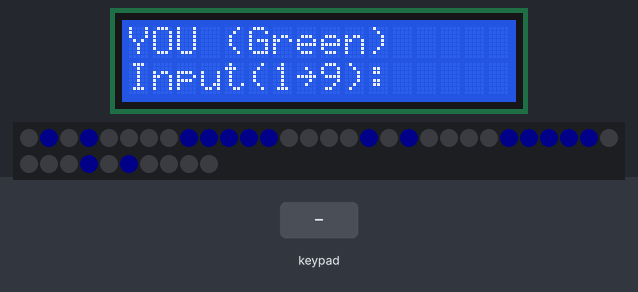
A sketch run on a simulated Arduino Uno, built with avr-gcc and run on an emulated ATmega328P. On the bench: 16×2 character LCD, 40 RGB LEDs in strip order, left to right, continuing on the next row. Inputs (shaded band) come from the test bench. Dim RGB values are drawn brighter than linear; random numbers use the default seed unless the sketch sets one; what the sketch prints to the serial monitor is not drawn.

Above: at 1.3 s.
1.4 s: keypad keys 7 6 5 4 pressed 0.4 s apart
At 1.8 s:
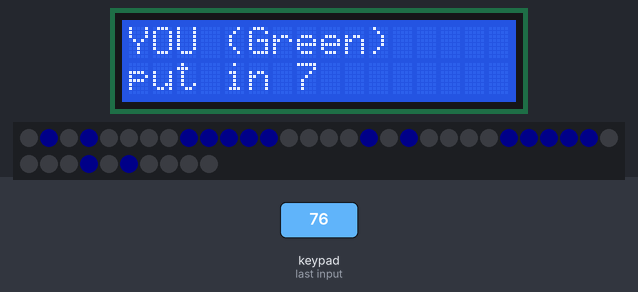
At 17.5 s:
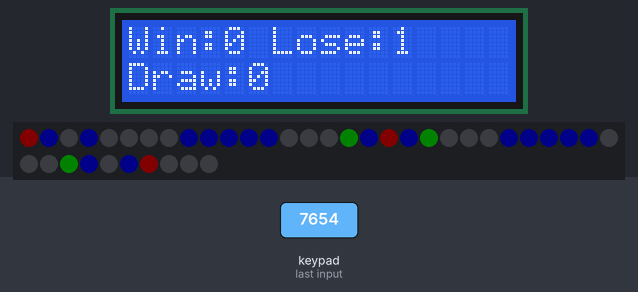
Timing chart, 0 to 19.0 s (numbered marks = the images above; inputs shaded):
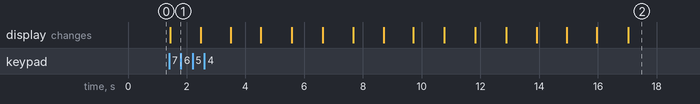

The sketch:

TicTacToe6.ino
```cpp
//★若是用Arduino IDE序列埠視窗，一定要選取「沒有行結尾」
#include <Adafruit_NeoPixel.h>
#include <Wire.h>
#include <LiquidCrystal_I2C.h>
LiquidCrystal_I2C lcd_i2c(0x27, 16, 2);
#include "Adafruit_Keypad.h"
char key = '\0';
char keys[4][4] = {{'1', '2', '3', 'A'}, {'4', '5', '6', 'B'}, {'7', '8', '9', 'C'}, {'*', '0', '#', 'D'}};
byte rowPins[4] = {13, 12, 11, 10};
byte colPins[4] = {7, 6, 5, 4};
Adafruit_Keypad customKeypad = Adafruit_Keypad( makeKeymap(keys), rowPins, colPins, 4, 4);

#define PIXELS_PIN 14
#define NUM_PIXELS 40
Adafruit_NeoPixel pixels(NUM_PIXELS, PIXELS_PIN, NEO_GRB + NEO_KHZ800);
uint32_t LINE_COLOR = pixels.Color(0, 0, 255);
uint32_t AI_COLOR = pixels.Color(150, 0, 0);
uint32_t PLAYER_COLOR = pixels.Color(0, 150, 0);

//pos下棋的位置
int pos = 1;
//初始玩家(重新一盤時玩家互換用)
int startPlayer = 0;
//0玩家、1AI
int player = startPlayer;

//玩家名稱
String playerName[2] = {"您(玩家)", "AI"};
String playerEnglishName[2] = {"YOU (Green)", "AI (Red)"};
//玩家o、AIx
char go[2] = {'o', 'x'};
//board整個棋盤
char board[9] = {'-', '-', '-', '-', '-', '-', '-', '-', '-'};

//每個位置的權重(中央1000,角100,邊10)
int weights[9] = {100, 10, 100, 10, 1000, 10, 100, 10, 100};
//wins連線獲勝的8種情況
int wins[8][3] = {{1, 2, 3}, {4, 5, 6}, {7, 8, 9}, {1, 4, 7}, {2, 5, 8}, {3, 6, 9}, {1, 5, 9}, {3, 5, 7}};
//isWin是否連線獲勝
boolean isWin = false;

//玩家 勝-負-和 統計
int scores[3] = {0, 0, 0};

//lines儲存已下棋的各種連線子數
/*
   第一層[2]玩家1、玩家2(AI)
   第二層[8]8種連線方式
   第三層[3]每1種連線方式已收集數字。0表示未收集、1表示已收集
   例如：AI已經下了1,2位置，則：
    lines[1][0]={1,1,0}、[1][3]={1,0,0}、[1][4]={1,0,0}、[1][6]={1,0,0}
*/
int lines[2][8][3] =
{
  {
    {0, 0, 0},
    {0, 0, 0},
    {0, 0, 0},
    {0, 0, 0},
    {0, 0, 0},
    {0, 0, 0},
    {0, 0, 0},
    {0, 0, 0}
  },
  {
    {0, 0, 0},
    {0, 0, 0},
    {0, 0, 0},
    {0, 0, 0},
    {0, 0, 0},
    {0, 0, 0},
    {0, 0, 0},
    {0, 0, 0}
  }
};


boolean checkIsRepeat() {
  boolean isRepeat = false;
  if (board[pos - 1] != '-') {
    isRepeat = true;
  }
  return (isRepeat);
}

void showSample() {
  Serial.println((String("請") + playerName[player] + "(" + go[player] + String(")開始下棋(輸入1~9)：")));
  String msgs[2] = {playerEnglishName[player], "Input(1~9):"};
  DisplayMessage(msgs);

  for (int i = 1; i <= 9; i++) {
    Serial.print(i);
    Serial.print(",");
    if (i % 3 == 0) {
      Serial.println("");
    }
  }
}

void showLineOnPixels(){
  int lines[16]={1,3,8,9,10,11,12,17,19,24,25,26,27,28,33,35};
  for(int i=0;i<16;i++){
    pixels.setPixelColor(lines[i], LINE_COLOR);
    pixels.show();
  }
}

void showBoard() {
  for (int i = 0; i <= 8; i++) {
    Serial.print((board[i]));
    Serial.print(",");
    if ((i + 1) % 3 == 0) {
      Serial.println("");
    }
  }
}

void showBoardOnPixels(){
  int spacePixels[9]={0,2,4,16,18,20,32,34,36};
  for (int i = 0; i <= 8; i++) {
    pixels.setPixelColor(spacePixels[i],getColor(board[i]));
    pixels.show();
  }
}

uint32_t getColor(char go){
  uint32_t color = 0;
  if(go=='-'){
    //color = LINE_COLOR;
  }else if(go=='o'){
    color = PLAYER_COLOR;
  }else if(go=='x'){
    color = AI_COLOR;
  }
  return color;
}

void setPosition() {
  Serial.println((playerName[player] + String("下的位置在") + String(pos)));
  String msgs[2] = {playerEnglishName[player], "put in " + String(pos)};
  DisplayMessage(msgs);
  delay(1000);

  board[pos - 1] = go[player];
}

void changePlayer() {
  player == 0 ? player = 1 : player = 0;
  if (!isWin) {

    //玩家
    Serial.println("");
    Serial.println((String("請換") + playerName[player] + "(" + go[player] + String(")下棋(輸入1~9)：")));
    String msgs[2] = {playerEnglishName[player], "input(1-9):"};
    DisplayMessage(msgs);
    delay(1000);

    showBoard();
    showBoardOnPixels();
  }
}

void reStart() {
  //重置變數
  pos = 1;

  //換先手
  if (startPlayer == 0) {
    player = 1;
    startPlayer = 1;
  } else {
    player = 0;
    startPlayer = 0;
  }

  isWin = false;

  for (int i = 0; i <= 8; i++) {
    board[i] = '-';
  }

  boolean isWin = false;

  for (int i = 0; i <= 1; i++) {
    for (int j = 0; j <= 7; j++) {
      for (int k = 0; k <= 2; k++) {
        lines[i][j][k] = 0;
      }
    }
  }

  Serial.println("");
  Serial.println("--------------新的一局----------------");
  Serial.println("交換，改由" + playerName[player] + "先下棋");
  String msgs[2] = {"---NEW GAME---", "change to " + playerEnglishName[player]};
  DisplayMessage(msgs);
  delay(1000);

  //顯示位置編號
  showSample();
  showLineOnPixels();
}

boolean checkIsFullBoard() {
  boolean isFull = true;
  for (int i = 0; i <= 8; i++) {
    if (board[i] == '-') {
      isFull = false;
    }
  }
  return (isFull);
}

int autoAiPos() {

  /*
    1、AI連線
    2、阻止玩家連線
    3、阻止玩家雙聽牌
     3-1、AI=5,玩家=雙對角時，要下在權重10的邊，四個邊任選其一
     3-2、阻止雙聽，且權重大的
    4、AI雙聽牌
    5、AI單聽牌
    6、找最大權重(中央1000,角100,邊10)
     6-1、AI=5,玩家=角時，要下在玩家角的對角
     6-2、AI=5,玩家=邊時，要下在玩家邊的兩角之一
     6-3、找最大權重
  */

  //特殊狀況
  //3-1
  if (isCase3_1()) {
    Serial.println("3-1、");
    return 2;
  }
  if (isCase6_1()) {
    Serial.println("6-1、");
    return case6_1_pos();
  }
  if (isCase6_2()) {
    Serial.println("6-2、");
    return case6_2_pos();
  }

  //1、AI連線
  for (int i = 0; i <= 7; i++) {
    int count = lines[1][i][0] + lines[1][i][1] + lines[1][i][2];
    if (count == 2) {
      int lastPos = theLastPos(1, i);
      if (checkIsEmpty(lastPos)) {
        Serial.println("1、");
        return lastPos;
      }
    }
  }

  //2、阻止玩家連線
  for (int i = 0; i <= 7; i++) {
    int count = lines[0][i][0] + lines[0][i][1] + lines[0][i][2];
    if (count == 2) {
      int lastPos = theLastPos(0, i);
      if (checkIsEmpty(lastPos)) {
        Serial.println("2、");
        return lastPos;
      }
    }
  }

  //3、阻止玩家雙聽牌
  //   3-1、AI=5,玩家=雙對角時，要下在權重10的邊，四個邊任選其一
  //   3-2、阻止雙聽，且權重大的
  //儲存可以聽牌的棋子位置(有可能重複，如果重複就是雙聽)

  //3-2
  int playerDoubleListen = doubleListen(0);
  if (playerDoubleListen != 0) {
    Serial.println("3-2、");
    return playerDoubleListen;
  }

  //4、AI雙聽牌
  int aiDoubleListen = doubleListen(1);
  if (aiDoubleListen != 0) {
    Serial.println("4、");
    return aiDoubleListen;
  }

  //5、AI單聽牌
  int aiOneListen = oneListen(1);
  if (aiOneListen != 0) {
    Serial.println("5、");
    return aiOneListen;
  }

  //6、找最大權重(中央1000,角100,邊10)
  //   6-1、AI=5,玩家=角時，要下在玩家角的對角
  //   6-2、AI=5,玩家=邊時，要下在玩家邊的兩角之一
  //   6-3、找最大權重

  return maxWeight();
}

int oneListen(int player) {
  //int oneListenPos = 0;
  int listenPos[72] = {};
  int countListenPos = 0;
  int oneListenPos[9] = {}; //單聽位置
  int countOneListenPos = 0;
  for (int p = 1; p <= 9; p++) {
    for (int i = 0; i <= 7; i++) {
      int count = lines[player][i][0] + lines[player][i][1] + lines[player][i][2];
      if (count == 1 && winsHasPos(i, p) && checkIsEmpty(p)) {
        //如果下了棋子位置p就可以聽牌，則先將此位置p儲存
        listenPos[countListenPos] = p;
        countListenPos++;
      }
    }
  }

  if (countListenPos > 0) {
    int count = 0;//連線數
    for (int p = 1; p <= 9; p++) {
      for (int i = 0; i <= (countListenPos - 1); i++) {
        if (listenPos[i] == p) {
          count++;
        }
      }
      if (count == 1) {
        oneListenPos[countOneListenPos] = p;
        countOneListenPos++;
        //oneListenPos = p;
      }
      count = 0;
    }
  }

  if (countOneListenPos == 0) {
    return 0;
  } else {
    int randIndex = random(0, countOneListenPos);
    return oneListenPos[countOneListenPos];
  }
}

int doubleListen(int player) {
  int maxWeightAndDoubleListenPos = 0;
  //★★★無法宣告成int playerListenPos[] = {};
  int listenPos[72] = {};
  int countListenPos = 0;
  for (int p = 1; p <= 9; p++) {
    for (int i = 0; i <= 7; i++) {
      int count = lines[player][i][0] + lines[player][i][1] + lines[player][i][2];
      if (count == 1 && winsHasPos(i, p) && checkIsEmpty(p)) {
        //如果下了棋子位置p就可以聽牌，則先將此位置p儲存
        listenPos[countListenPos] = p;
        countListenPos++;
      }
    }
  }

  if (countListenPos > 0) {
    //找有雙聽的位置
    int doubleListenPos[9] = {};
    int countDoubleListenPos = 0;
    int count = 0;
    for (int p = 1; p <= 9; p++) {
      for (int i = 0; i <= (countListenPos - 1); i++) {
        if (listenPos[i] == p) {
          count++;
        }
      }
      if (count >= 2) {
        doubleListenPos[countDoubleListenPos] = p;
        countDoubleListenPos++;
      }
      count = 0;
    }

    //找權重最大
    if (countDoubleListenPos > 0) {
      maxWeightAndDoubleListenPos = doubleListenPos[0];//先預設第1個
      for (int i = 0; i <= (countDoubleListenPos - 1); i++) {
        if (weights[doubleListenPos[i] - 1] > weights[maxWeightAndDoubleListenPos - 1]) {
          maxWeightAndDoubleListenPos = doubleListenPos[i];
        }
      }
    }
  }

  return maxWeightAndDoubleListenPos;
}

int maxWeight() {
  Serial.println("6-3、");
  int initWPos = emptyWeight10Pos();
  int count = 0;
  int weight100And1000[5] = {};
  for (int p = 1; p <= 9; p++) {
    if (checkIsEmpty(p)) {
      if (weights[p - 1] == 100 || weights[p - 1] == 1000) {
        weight100And1000[count] = p;
        count++;
      }
    }
  }

  if (count == 0) {
    return initWPos;
  } else {
    int randIndex = random(0, count);
    return weight100And1000[randIndex];
  }


}

//位置2權重10且空的當預設
int emptyWeight10Pos() {
  int pos = 0;
  for (int p = 1; p <= 9; p++) {
    if (weights[p - 1] == 10 && checkIsEmpty(p)) {
      pos = p;
    }
  }
  return pos;
}

//6-2、AI=5,玩家=邊時，要下在玩家邊的兩角之一
boolean isCase6_2() {
  bool is6_2 = false;
  char board6_2_1[9] = {'-', 'o', '-', '-', 'x', '-', '-', '-', '-'};
  char board6_2_2[9] = {'-', '-', '-', 'o', 'x', '-', '-', '-', '-'};
  char board6_2_3[9] = {'-', '-', '-', '-', 'x', 'o', '-', '-', '-'};
  char board6_2_4[9] = {'-', '-', '-', '-', 'x', '-', '-', 'o', '-'};

  int count1 = 0;
  int count2 = 0;
  int count3 = 0;
  int count4 = 0;
  for (int i = 0; i < 9; i++) {
    if (board[i] == board6_2_1[i]) {
      count1++;
    }
    if (board[i] == board6_2_2[i]) {
      count2++;
    }
    if (board[i] == board6_2_3[i]) {
      count3++;
    }
    if (board[i] == board6_2_4[i]) {
      count4++;
    }
  }

  if (count1 == 9 || count2 == 9 || count3 == 9 || count4 == 9) {
    is6_2 = true;
  }

  return is6_2;
}

int case6_2_pos() {
  int is6_2 = 0;
  char board6_2_1[9] = {'-', 'o', '-', '-', 'x', '-', '-', '-', '-'};
  char board6_2_2[9] = {'-', '-', '-', 'o', 'x', '-', '-', '-', '-'};
  char board6_2_3[9] = {'-', '-', '-', '-', 'x', 'o', '-', '-', '-'};
  char board6_2_4[9] = {'-', '-', '-', '-', 'x', '-', '-', 'o', '-'};

  int count1 = 0;
  int count2 = 0;
  int count3 = 0;
  int count4 = 0;
  for (int i = 0; i < 9; i++) {
    if (board[i] == board6_2_1[i]) {
      count1++;
    }
    if (board[i] == board6_2_2[i]) {
      count2++;
    }
    if (board[i] == board6_2_3[i]) {
      count3++;
    }
    if (board[i] == board6_2_4[i]) {
      count4++;
    }
  }

  if (count1 == 9) {
    is6_2 = 1; //or 3
  }
  if (count2 == 9) {
    is6_2 = 7; //or 1
  }
  if (count3 == 9) {
    is6_2 = 3; //or 9
  }
  if (count4 == 9) {
    is6_2 = 9; //or 7
  }

  return is6_2;
}

//6-1、AI=5,玩家=角時，要下在玩家角的對角
boolean isCase6_1() {
  bool is6_1 = false;
  char board6_1_1[9] = {'o', '-', '-', '-', 'x', '-', '-', '-', '-'};
  char board6_1_2[9] = {'-', '-', 'o', '-', 'x', '-', '-', '-', '-'};
  char board6_1_3[9] = {'-', '-', '-', '-', 'x', '-', 'o', '-', '-'};
  char board6_1_4[9] = {'-', '-', '-', '-', 'x', '-', '-', '-', 'o'};

  int count1 = 0;
  int count2 = 0;
  int count3 = 0;
  int count4 = 0;
  for (int i = 0; i < 9; i++) {
    if (board[i] == board6_1_1[i]) {
      count1++;
    }
    if (board[i] == board6_1_2[i]) {
      count2++;
    }
    if (board[i] == board6_1_3[i]) {
      count3++;
    }
    if (board[i] == board6_1_4[i]) {
      count4++;
    }
  }

  if (count1 == 9 || count2 == 9 || count3 == 9 || count4 == 9) {
    is6_1 = true;
  }

  return is6_1;
}

int case6_1_pos() {
  int is6_1 = 0;
  char board6_1_1[9] = {'o', '-', '-', '-', 'x', '-', '-', '-', '-'};
  char board6_1_2[9] = {'-', '-', 'o', '-', 'x', '-', '-', '-', '-'};
  char board6_1_3[9] = {'-', '-', '-', '-', 'x', '-', 'o', '-', '-'};
  char board6_1_4[9] = {'-', '-', '-', '-', 'x', '-', '-', '-', 'o'};

  int count1 = 0;
  int count2 = 0;
  int count3 = 0;
  int count4 = 0;
  for (int i = 0; i < 9; i++) {
    if (board[i] == board6_1_1[i]) {
      count1++;
    }
    if (board[i] == board6_1_2[i]) {
      count2++;
    }
    if (board[i] == board6_1_3[i]) {
      count3++;
    }
    if (board[i] == board6_1_4[i]) {
      count4++;
    }
  }

  if (count1 == 9) {
    is6_1 = 9;
  }
  if (count2 == 9) {
    is6_1 = 7;
  }
  if (count3 == 9) {
    is6_1 = 3;
  }
  if (count4 == 9) {
    is6_1 = 1;
  }

  return is6_1;
}


int posWeight(int pos) {
  return weights[pos - 1];
}

//3-1、AI=5,玩家=雙對角時，要下在權重10的邊，四個邊任選其一
boolean isCase3_1() {
  bool is3_1 = false;
  char board3_1_1[9] = {'o', '-', '-', '-', 'x', '-', '-', '-', 'o'};
  char board3_1_2[9] = {'-', '-', 'o', '-', 'x', '-', 'o', '-', '-'};

  int count1 = 0;
  int count2 = 0;
  for (int i = 0; i < 9; i++) {
    if (board[i] == board3_1_1[i]) {
      count1++;
    }
    if (board[i] == board3_1_2[i]) {
      count2++;
    }
  }

  if (count1 == 9 || count2 == 9) {
    is3_1 = true;
  }

  return is3_1;
}

//獲勝連線類型，是否包含該棋子位置
boolean winsHasPos(int whichWin, int pos) {
  for (int i = 0; i <= 2; i++) {
    if (wins[whichWin][i] == pos) {
      return true;
    }
  }
  return false;
}


//連線的最後一個棋
int theLastPos(int player, int whichWin) {
  for (int i = 0; i <= 2; i++) {
    if (lines[player][whichWin][i] == 0) {
      return wins[whichWin][i];
    }
  }
  return 0;
}

//棋格是否為空
boolean checkIsEmpty(int pos) {
  boolean empty = false;
  if (board[pos - 1] == '-') {
    empty = true;
  }
  return empty;
}

void checkIsWin() {
  for (int i = 0; i <= 7; i++) {
    int count = lines[player][i][0] + lines[player][i][1] + lines[player][i][2];
    if (count == 3) {
      isWin = true;
    }
  }

  if (isWin) {
    Serial.println((String("恭喜") + playerName[player] + String("獲勝！")));
    String msgs[2] = {"Congratulation", "Winner is " + playerEnglishName[player]};
    DisplayMessage(msgs);

    sumScore();
    reStart();
  } else if (checkIsFullBoard()) {
    Serial.println("平手！");
    String msgs[2] = {"DRAW!", "no one Win..."};
    DisplayMessage(msgs);

    sumScore();
    reStart();
  } else {
    //4、圈叉遊戲者互換
    changePlayer();
  }
}

void sumScore() {
  if (isWin) {
    if (player == 0) {
      //勝
      scores[0] = scores[0] + 1;
    } else {
      //負
      scores[1] = scores[1] + 1;
    }
  } else {
    //平手
    scores[2] = scores[2] + 1;
  }
  Serial.println("戰績統計：" + String(scores[0]) + "勝" + String(scores[1]) + "負" + String(scores[2]) + "和");
  String msgs[2] = {"Win:" + String(scores[0]) + " Lose:" + String(scores[1]), "Draw:" + String(scores[2])};
  DisplayMessage(msgs);
  delay(2000);
}

void setLines() {
  for (int i = 0; i <= 7; i++) {
    for (int j = 0; j <= 2; j++) {
      if (wins[i][j] == pos) {
        lines[player][i][j] = 1;
      }
    }
  }

  //showLines();
}

void showLines() {
  Serial.println("Lines：");
  for (int i = 0; i <= 1; i++) {
    for (int j = 0; j <= 7; j++) {
      for (int k = 0; k <= 2; k++) {
        Serial.print(lines[i][j][k]);
        Serial.print(",");
      }
      Serial.println("");
    }
    Serial.println("");
  }
}

void judge() {
  //儲存下棋位置
  setPosition();
  //設定每種連線棋子數
  setLines();
  //顯示五子棋所有位置
  showBoard();
  showBoardOnPixels();
  //判斷勝負
  checkIsWin();
}

void setup()
{
  Serial.begin(9600);
  //亂數種子
  randomSeed(analogRead(0));
  //LCD顯示
  lcd_i2c.init();
  lcd_i2c.backlight();
  lcd_i2c.clear();
  //小鍵盤
  customKeypad.begin();
  //PIXELS 40 LED燈
  pixels.begin();
  pixels.setBrightness(10);
  pixels.clear();
  //提醒玩家開始下棋，顯示1~9位置的範例
  showSample();
  showLineOnPixels();
}

void DisplayMessage(String msgs[2]) {
  lcd_i2c.clear();
  for (int i = 0; i < 2; i++) {
    lcd_i2c.setCursor(0, i);
    lcd_i2c.print(msgs[i]);
  }
}

void loop()
{
  //AI
  if (player == 1) {
    Serial.println(playerName[player] + "下棋中…");
    String msgs[2] = {"AI", "thinking..."};
    DisplayMessage(msgs);
    delay(1000);

    pos = autoAiPos();
    judge();
  }
  //玩家
  customKeypad.tick();
  if (customKeypad.available()) {
    checkPad(customKeypad.read());
  }

}


void checkPad(keypadEvent e)
{
  key = (char)e.bit.KEY;

  if (((char)e.bit.KEY != '\0') && (e.bit.EVENT == KEY_JUST_PRESSED))
    checkPadPress();
  else if (((char)e.bit.KEY != '\0') && (e.bit.EVENT == KEY_JUST_RELEASED))
    checkPadRelease();
}

void checkPadPress()
{
  pos = key - '0';//char to int
  //是否為1~9
  if (!(pos >= 1 && pos <= 9)) {
    Serial.println("錯誤！輸入的數字超過範圍，請重新下棋(輸入1~9)：");
    String msgs[2] = {"ERROR out range", "Input Again:"};
    DisplayMessage(msgs);
    delay(1000);

    return;
  }
  //是否重複
  if (checkIsRepeat()) {
    Serial.println((String("錯誤！第") + String(pos) + String("格已經下過了，請重新下棋(輸入1~9)：")));
    String msgs[2] = {"ERROR repeat " + String(pos), "Input Again:"};
    DisplayMessage(msgs);
    delay(1000);
  } else {
    judge();
  }
}

void checkPadRelease()
{
}
```

Measured:
- after the input at 1.4 s, the display: changes at once (image 1)
